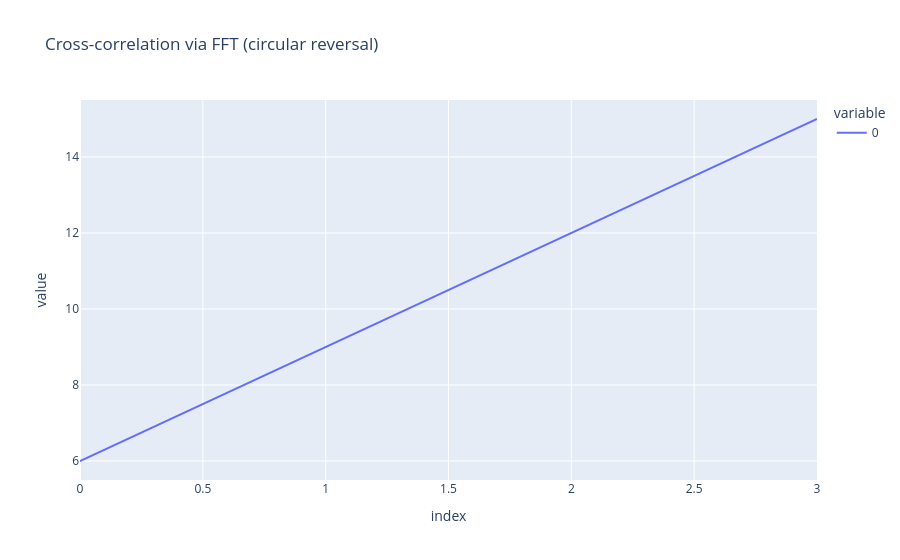

This figure's notebook cell:
### Code cell
# Cross-correlation using FFT with time-domain reversal
# The property is: FFT(x[-n mod N]) = conj(FFT(x))
# This requires CIRCULAR reversal: keep x[0], reverse x[1:N]

def circular_reverse(x):
    return torch.cat([x[:1], torch.flip(x[1:], dims=[0])])

b_rev_padded = circular_reverse(b_padded)
b_rev_f = torch.fft.fft(b_rev_padded)

c = torch.fft.ifft(a_f * b_rev_f)
c_real = c.real

c_real_valid = c_real[:a.size(0) - b.size(0) + 1]

px.line(c_real_valid, title="Cross-correlation via FFT (circular reversal)")

### Figure 1 — Plotly figure (JSON) as saved in the notebook; plotly's stock layout.template omitted (floating-point values rounded to 4 significant figures)
{"data": [{"hovertemplate": "variable=0<br>index=%{x}<br>value=%{y}<extra></extra>", "legendgroup": "0", "line": {"color": "#636efa", "dash": "solid"}, "marker": {"symbol": "circle"}, "mode": "lines", "name": "0", "orientation": "v", "showlegend": true, "type": "scatter", "x": [0, 1, 2, 3], "xaxis": "x", "y": [6, 9, 12, 15], "yaxis": "y"}], "layout": {"legend": {"title": {"text": "variable"}, "tracegroupgap": 0}, "title": {"text": "Cross-correlation via FFT (circular reversal)"}, "xaxis": {"anchor": "y", "domain": [0, 1], "title": {"text": "index"}}, "yaxis": {"anchor": "x", "domain": [0, 1], "title": {"text": "value"}}}}
